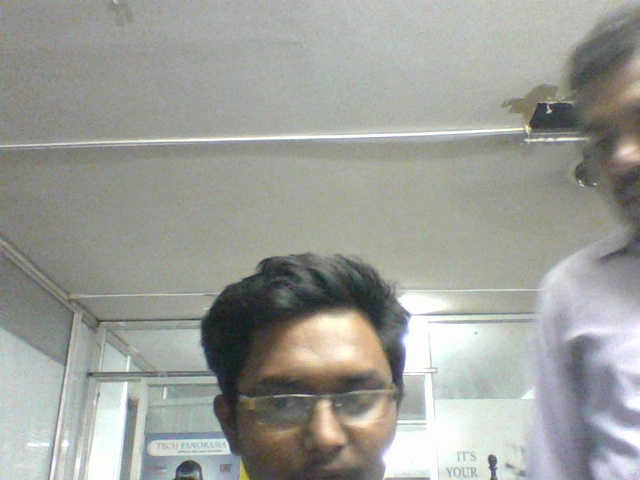
#> input picture pan1.jpg, 640 x 480 px
$ python -i main.py   (imports and definitions only)
#> lines starting #> are read from the running program, lines starting #| are printed output that depends on the picture
import argparse
import cv2, os
import time
import numpy as np
from PIL import Image
from subprocess import Popen
from subprocess import PIPE
import subprocess
from subprocess import call
from datetime import datetime
import mail
import glob
ID = '1'
path = 'crop/'+ID
now=time.localtime()
t=str(now[3])+str(now[4])
#x=raw_input("enter the roll no. who all are OD:")
# Path to database
absent=list()


cascadePath = "haarcascade_frontalface_default.xml"
faceCascade = cv2.CascadeClassifier(cascadePath)

# For face recognition we will the the LBPH Face Recognizer
# [1 line that did not run here, left out]

#===============================================================================

def get_images_and_labels(path):

    image_paths = [os.path.join(path, f) for f in os.listdir(path) if not f.endswith('.sad')]
    # images will contains face images
    images = []
    # labels will contains the label that is assigned to the image
    labels = []
    for image_path in image_paths:
        # Read the image and convert to grayscale
        image_pil = Image.open(image_path).convert('L')
        # Convert the image format into numpy array
        image = np.array(image_pil, 'uint8')
        # Get the label of the image
        nbr = int(os.path.split(image_path)[1].split(".")[0].replace("subject", " "))
        # Detect the face in the image
        faces = faceCascade.detectMultiScale(image)
        # If face is detected, append the face to images and the label to labels
        for (x, y, w, h) in faces:
            images.append(image[y: y + h, x: x + w])
            labels.append(nbr)
            cv2.imshow("Adding faces to traning set...", image[y: y + h, x: x + w])
            cv2.waitKey(50)
    # return the images list and labels list
    return images, labels


image_path ="pan.sad"


def recog(image_path):
#> called with image_path = 'pan1.jpg'
	predict_image_pil = Image.open(image_path).convert('L')
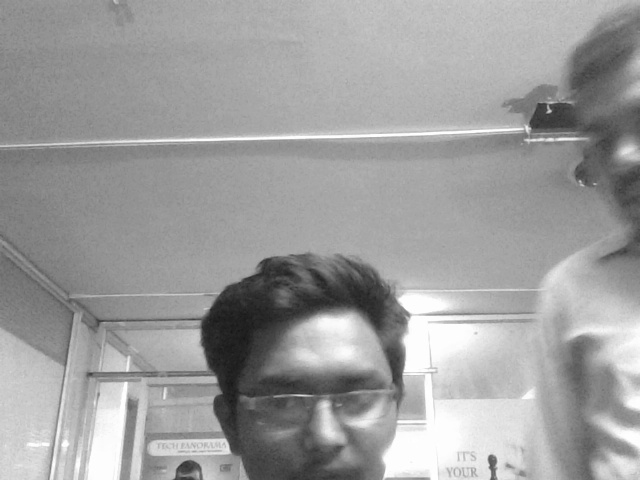
#> predict_image_pil: PIL image 640x480 L; min 22, max 255, mean 158.1
	predict_image = np.array(predict_image_pil, 'uint8')
	faces = faceCascade.detectMultiScale(predict_image)
#> faces = ()

	for (x, y, w, h) in faces:
		nbr_predicted, conf = recognizer.predict(predict_image[y: y + h, x: x + w])
		nbr_actual = int(os.path.split(image_path)[1].split(".")[0].replace("subject", ""))
		if nbr_actual == nbr_predicted:
			print ("{} is Recognized with confidence {}".format(nbr_actual, conf))
		else:
			print ("{} is Incorrect Recognized as {}".format(nbr_actual, nbr_predicted))
		cv2.imshow("Recognizing Face", predict_image[y: y + h, x: x + w])
		if (conf < 50):
			print ("PERSON ONE Au)therized "+str(conf))
			return 1
		else:
## 			execfile("2.py")
			print ("PERSON ONE unauthorized "+str(conf))
#> this loop made 0 passes
	cv2.waitKey(1000)
	return 0

imgs_ls =glob.glob("real_in/*")
prsl = []

# [55 lines not run here, left out]


absent=[]

# [1 line not run here, left out]
#Popen(exc,shell=True)

>>> result = recog('pan1.jpg')
